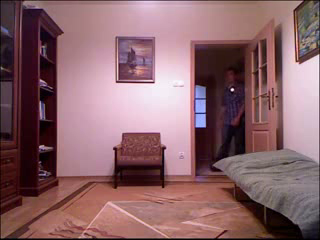
#> input picture frame 15 of Videos_TFG/UR Fall Detection Dataset/adl-01-cam0_MOD.avi, 320 x 240 px, given in place of fall-03-cam0_MOD.avi, which was not available
$ python 'Median filtering3.py'   (older library calls are emulated)
#> lines starting #> are read from the running program, lines starting #| are printed output that depends on the picture; after the words box and inside, x2 and y2 are one past the last pixel; in counts of white or black regions, pixels touching at a corner belong together; pictures that were not available may be replaced by others from this repository, and a replacement may not be noted
import numpy as np
import cv2
import time

# C:\Users\sergio\Desktop\TFG\Prog\Videos_TFG
path = '..\Prog\Videos_TFG\persona_fondo_azul.wmv'
path2 = '..\Prog\Videos_TFG\Gata.wmv'
path3 = '..\Prog\Videos_TFG\Caida JerseyBlanco.wmv'
# C:\Users\sergio\Desktop\TFG\Prog\Videos_TFG\UR Fall Detection Dataset
path4 = 'fall-03-cam0_MOD.avi'
path5 = 'adl-03-cam0_MOD.avi'

cap = cv2.VideoCapture(path4)

# ---------------------------- Inicializo variables -------------------------------
kernel = np.ones((5,5), np.uint8)
thresh = 25    # Umbral defindo
buffSize = 51    # Tamaño del buffer
# Mayor -> actualizacion de background rapida -> mucho movimiento
# Menor -> actualizacion de background lenta -> poco movimiento

# Inicializo variables del buffer
buffer = []
n = 0
act = 0

# Leemos el primer frame
ret,frame = cap.read()
#> frame is the input picture: shape (240, 320, 3); mean B, G, R 106.4, 100.8, 137.7

# Si se ha leido bien, iniciamos el programa
if ret == True:

    # Pasamos el primer frame a escala de grises
    frameGris = cv2.cvtColor(frame, cv2.COLOR_BGR2GRAY)
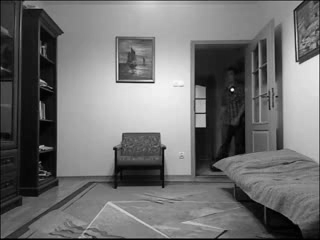
#> frameGris: shape (240, 320); min 0, max 251, mean 112.4
    # Aplicamos suavizado para eliminar ruido
    frameGris = cv2.GaussianBlur(frameGris, (9, 9), 0)
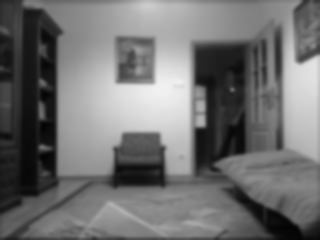
#> frameGris: shape (240, 320); min 3, max 241, mean 112.8
    # Añadimos el primer frame al buffer
    buffer.append(frameGris)
    # Ponemos como backgorund el primer frame
    backgroundGris = buffer[0]

    # ------------------- Configuramos las variales de tamaño del frame -----------------------
    fr_size = backgroundGris.shape
#> fr_size = (240, 320)
    height, width = fr_size[:2]
#> height = 240; width = 320
    # El foreground tendra el mismo tamaño que el background
    foreground = np.zeros((height, width), np.uint8)
    # --------------------- process frames -----------------------------------

    m = 1
    print('n. frames: ',cap.get(7))

    while(1):
        # Leemos el frame
        ret, frame = cap.read()

        # Si hemos llegado al final del vídeo salimos del bucle
        if ret == False:
            break

        # Cada 5 frames se actualiza el buffer
        n = n+1
        if n>=5:
            n = 0
            act = 1

        a = cap.get(1)
        b = cap.get(7)
        m = m+1
        if (m >= 10):
            m = 0
            print('frame actual: ',cap.get(1))
        # Si llegamos al final del video, volvemos a empezar
        if cap.get(1) >= cap.get(7):
            cap.set(1,0)

        # Convrtimos el frame a escala de grises
        frameGris = cv2.cvtColor(frame, cv2.COLOR_BGR2GRAY)
        # Aplicamos suavizado para eliminar ruido
        frameGris = cv2.GaussianBlur(frameGris, (5, 5), 0)

        # Calculamos la mediana del buffer
        if act == 1:
            bufferOrdenado = np.sort(buffer, axis = 0)  # Ordenamos elemento a elemento del buffer
            backgroundGris = bufferOrdenado[int(len(buffer)/2)] # Cogemos el frame de la posicion intermedia (mediana)

        # Restamos el frame actual al background
        diff = cv2.absdiff(frameGris, backgroundGris)
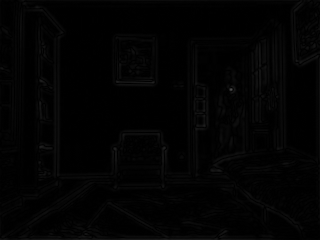
#> diff: shape (240, 320); min 0, max 75, mean 2.7

        # Si la diferencia entre el frame actual y el background es mayor que el umbral,
        # el pixel esta en el foreground
        _, foreground = cv2.threshold(diff,thresh,255,cv2.THRESH_BINARY)
#> foreground: shape (240, 320); 0.09% white in thin lines or dots, all inside (x1, y1, x2, y2) = (40, 80, 233, 240)

        opening = cv2.morphologyEx(foreground, cv2.MORPH_OPEN, kernel)
#> opening: shape (240, 320); every value is 0
        closing = cv2.morphologyEx(foreground, cv2.MORPH_CLOSE, kernel)
        o_c = cv2.morphologyEx(opening, cv2.MORPH_CLOSE, kernel)
        c_o = cv2.morphologyEx(closing, cv2.MORPH_OPEN, kernel)
        closing = cv2.morphologyEx(foreground, cv2.MORPH_CLOSE, kernel)
        closing = cv2.morphologyEx(closing, cv2.MORPH_CLOSE, kernel)
        dilation = cv2.dilate(foreground,kernel,iterations = 2)
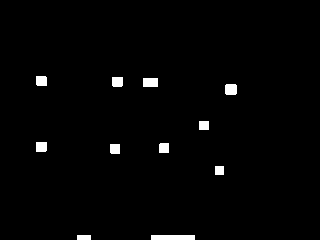
#> dilation: shape (240, 320); 1.6% white; 11 white regions

        # Copiamos el umbral para detectar los contornos
        contornosimg = dilation.copy()

        # Buscamos contorno en la imagen
        im, contornos, hierarchy = cv2.findContours(contornosimg,cv2.RETR_TREE,cv2.CHAIN_APPROX_SIMPLE)
#> contornos = 11 contours; largest, box (x1, y1, x2, y2) and area: (151, 235, 195, 240) 172, (143, 78, 158, 87) 112, (225, 84, 237, 95) 108, (36, 142, 47, 152) 90, (112, 77, 123, 87) 89

        # Recorremos todos los contornos encontrados
        for c in contornos:
            # Eliminamos los contornos más pequeños
            if cv2.contourArea(c) < 2000 or cv2.contourArea(c) > 50000:
                continue
            # Obtenemos el bounds del contorno, el rectángulo mayor que engloba al contorno
            (x, y, w, h) = cv2.boundingRect(c)
            # Dibujamos el rectángulo del bounds
            cv2.rectangle(frame, (x, y), (x + w, y + h), (0, 255, 0), 2)
#> this loop made 11 passes
#> c on passes 1, 2, 3, 7, 9: [[151, 235], [151, 239], [194, 239], [194, 235]], [[77, 235], [77, 239], [90, 239], [90, 235]], [[215, 166], [215, 174], [223, 174], [223, 166]], [[199, 121], [199, 129], [208, 129], [208, 121]], [[143, 78], [143, 86], [157, 86], [157, 78]]

        # --------------------- Actualizamos el buffer -------------------------
        # Añadimos los frames al buffer
        if act == 1:
            if (len(buffer)<buffSize):
                buffer.append(frameGris)
            else:
                del(buffer[0])
                buffer.append(frameGris)
            act = 0

        # Mostramos las imágenes de la cámara, el umbral y la resta
        cv2.imshow("frame", frame)
        cv2.imshow("dilation", dilation)
        cv2.imshow("opening", opening)
        cv2.imshow("closing", closing)
        cv2.imshow("o_c", o_c)
        cv2.imshow("c_o", c_o)
        cv2.imshow("backgroundGris", backgroundGris)
        cv2.imshow("foreground", foreground)

        # Capturamos una tecla para salir
        k = cv2.waitKey(25) & 0xff
#> (key Esc is pressed here)

        # Tiempo de espera para que se vea bien
        #time.sleep(0.015)

        # Si ha pulsado la letra esc, salimos del bucle
        if k == 27:
            break
        if k == ord('s'):
            cv2.waitKey(0) & 0xff

# Si NO se ha leido bien, avisamos por terminal
else:
    print("\nNo se ha podido abrir el archivo o la cámara")

# Liberamos la cámara y cerramos todas las ventanas
cv2.destroyAllWindows()
cap.release()
